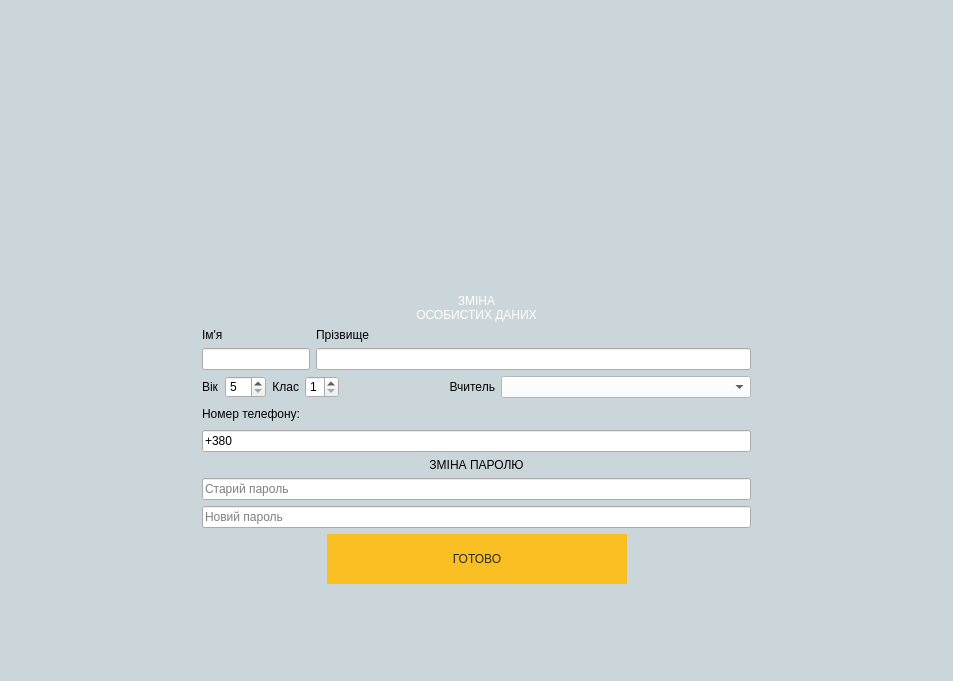
<?xml version="1.0" encoding="UTF-8"?>
<ui version="4.0">
 <class>changeInfo</class>
 <widget class="QDialog" name="changeInfo">
  <property name="enabled">
   <bool>true</bool>
  </property>
  <property name="geometry">
   <rect>
    <x>0</x>
    <y>0</y>
    <width>953</width>
    <height>681</height>
   </rect>
  </property>
  <property name="windowTitle">
   <string>Dialog</string>
  </property>
  <property name="styleSheet">
   <string notr="true">#changeInfo{background-color: #cbd6da;}</string>
  </property>
  <layout class="QGridLayout" name="gridLayout_2">
   <item row="1" column="0">
    <layout class="QGridLayout" name="gridLayout">
     <item row="1" column="1">
      <layout class="QFormLayout" name="formLayout">
       <property name="sizeConstraint">
        <enum>QLayout::SetFixedSize</enum>
       </property>
       <item row="0" column="0">
        <widget class="QLabel" name="nameLabel">
         <property name="styleSheet">
          <string notr="true">font: 15pt &quot;Yu Gothic UI Light&quot;;</string>
         </property>
         <property name="text">
          <string>Ім'я</string>
         </property>
        </widget>
       </item>
       <item row="0" column="1">
        <widget class="QLabel" name="name2Label">
         <property name="maximumSize">
          <size>
           <width>16777215</width>
           <height>16777215</height>
          </size>
         </property>
         <property name="styleSheet">
          <string notr="true">font: 15pt &quot;Yu Gothic UI Light&quot;;</string>
         </property>
         <property name="text">
          <string>Прізвище</string>
         </property>
        </widget>
       </item>
       <item row="2" column="0">
        <widget class="QLineEdit" name="nameEdit">
         <property name="minimumSize">
          <size>
           <width>0</width>
           <height>0</height>
          </size>
         </property>
         <property name="styleSheet">
          <string notr="true">font: 15pt &quot;Yu Gothic UI Light&quot;;</string>
         </property>
        </widget>
       </item>
       <item row="2" column="1">
        <widget class="QLineEdit" name="name2Edit">
         <property name="minimumSize">
          <size>
           <width>0</width>
           <height>0</height>
          </size>
         </property>
         <property name="styleSheet">
          <string notr="true">font: 15pt &quot;Yu Gothic UI Light&quot;;</string>
         </property>
        </widget>
       </item>
      </layout>
     </item>
     <item row="2" column="1">
      <layout class="QHBoxLayout" name="horizontalLayout">
       <item>
        <widget class="QLabel" name="AgeLabel">
         <property name="styleSheet">
          <string notr="true">font: 15pt &quot;Yu Gothic UI Light&quot;;</string>
         </property>
         <property name="text">
          <string>Вік</string>
         </property>
        </widget>
       </item>
       <item>
        <widget class="QSpinBox" name="AgeEdit">
         <property name="styleSheet">
          <string notr="true">font: 15pt &quot;Yu Gothic UI Light&quot;;</string>
         </property>
         <property name="minimum">
          <number>5</number>
         </property>
         <property name="maximum">
          <number>12</number>
         </property>
        </widget>
       </item>
       <item>
        <widget class="QLabel" name="gradeLabel">
         <property name="layoutDirection">
          <enum>Qt::LeftToRight</enum>
         </property>
         <property name="styleSheet">
          <string notr="true">font: 15pt &quot;Yu Gothic UI Light&quot;;</string>
         </property>
         <property name="text">
          <string>Клас</string>
         </property>
         <property name="alignment">
          <set>Qt::AlignRight|Qt::AlignTrailing|Qt::AlignVCenter</set>
         </property>
        </widget>
       </item>
       <item>
        <widget class="QSpinBox" name="gradeEdit">
         <property name="styleSheet">
          <string notr="true">font: 15pt &quot;Yu Gothic UI Light&quot;;</string>
         </property>
         <property name="minimum">
          <number>1</number>
         </property>
         <property name="maximum">
          <number>4</number>
         </property>
        </widget>
       </item>
       <item>
        <layout class="QHBoxLayout" name="horizontalLayout_2">
         <item>
          <widget class="QLabel" name="teacherLabel">
           <property name="minimumSize">
            <size>
             <width>150</width>
             <height>0</height>
            </size>
           </property>
           <property name="maximumSize">
            <size>
             <width>16777215</width>
             <height>16777215</height>
            </size>
           </property>
           <property name="styleSheet">
            <string notr="true">font: 15pt &quot;Yu Gothic UI Light&quot;;</string>
           </property>
           <property name="text">
            <string>Вчитель</string>
           </property>
           <property name="alignment">
            <set>Qt::AlignRight|Qt::AlignTrailing|Qt::AlignVCenter</set>
           </property>
          </widget>
         </item>
         <item>
          <widget class="QComboBox" name="teacherBox">
           <property name="minimumSize">
            <size>
             <width>250</width>
             <height>0</height>
            </size>
           </property>
           <property name="styleSheet">
            <string notr="true">#teacherBox{
	font: 15pt &quot;Yu Gothic UI Light&quot;;
	background-color: rgb(255, 255, 255);
}
#teacherBox:hover{
	background-color: rgb(250, 191, 35);
}</string>
           </property>
          </widget>
         </item>
        </layout>
       </item>
      </layout>
     </item>
     <item row="7" column="1">
      <layout class="QVBoxLayout" name="verticalLayout_2">
       <item>
        <widget class="QLineEdit" name="passEdit">
         <property name="enabled">
          <bool>true</bool>
         </property>
         <property name="styleSheet">
          <string notr="true">font: 15pt &quot;Yu Gothic UI Light&quot;;</string>
         </property>
         <property name="inputMask">
          <string/>
         </property>
         <property name="text">
          <string/>
         </property>
         <property name="placeholderText">
          <string>Старий пароль</string>
         </property>
        </widget>
       </item>
       <item>
        <widget class="QLineEdit" name="newPassEdit">
         <property name="styleSheet">
          <string notr="true">font: 15pt &quot;Yu Gothic UI Light&quot;;</string>
         </property>
         <property name="inputMask">
          <string notr="true"/>
         </property>
         <property name="text">
          <string/>
         </property>
         <property name="placeholderText">
          <string>Новий пароль</string>
         </property>
        </widget>
       </item>
      </layout>
     </item>
     <item row="0" column="1">
      <widget class="QLabel" name="infoLabel">
       <property name="styleSheet">
        <string notr="true">font:40pt &quot;Yu Gothic UI Light&quot;;
color: rgb(255, 255, 255);</string>
       </property>
       <property name="text">
        <string>ЗМІНА 
ОСОБИСТИХ ДАНИХ</string>
       </property>
       <property name="alignment">
        <set>Qt::AlignCenter</set>
       </property>
      </widget>
     </item>
     <item row="6" column="1">
      <widget class="QLabel" name="passLabel">
       <property name="styleSheet">
        <string notr="true">font: 15pt &quot;Yu Gothic UI Light&quot;;
</string>
       </property>
       <property name="text">
        <string>ЗМІНА ПАРОЛЮ</string>
       </property>
       <property name="alignment">
        <set>Qt::AlignCenter</set>
       </property>
      </widget>
     </item>
     <item row="3" column="0">
      <spacer name="horizontalSpacer_3">
       <property name="orientation">
        <enum>Qt::Horizontal</enum>
       </property>
       <property name="sizeHint" stdset="0">
        <size>
         <width>40</width>
         <height>20</height>
        </size>
       </property>
      </spacer>
     </item>
     <item row="4" column="2">
      <spacer name="horizontalSpacer_4">
       <property name="orientation">
        <enum>Qt::Horizontal</enum>
       </property>
       <property name="sizeHint" stdset="0">
        <size>
         <width>40</width>
         <height>20</height>
        </size>
       </property>
      </spacer>
     </item>
     <item row="3" column="1">
      <widget class="QLabel" name="numberLabel">
       <property name="styleSheet">
        <string notr="true">font: 15pt &quot;Yu Gothic UI Light&quot;;</string>
       </property>
       <property name="text">
        <string>Номер телефону:</string>
       </property>
      </widget>
     </item>
     <item row="4" column="1">
      <widget class="QLineEdit" name="numberEdit">
       <property name="styleSheet">
        <string notr="true">font: 15pt &quot;Yu Gothic UI Light&quot;;</string>
       </property>
       <property name="text">
        <string>+380</string>
       </property>
      </widget>
     </item>
    </layout>
   </item>
   <item row="2" column="0">
    <layout class="QHBoxLayout" name="horizontalLayout_3">
     <item>
      <spacer name="horizontalSpacer_6">
       <property name="orientation">
        <enum>Qt::Horizontal</enum>
       </property>
       <property name="sizeHint" stdset="0">
        <size>
         <width>40</width>
         <height>20</height>
        </size>
       </property>
      </spacer>
     </item>
     <item>
      <widget class="QPushButton" name="readyButton">
       <property name="minimumSize">
        <size>
         <width>300</width>
         <height>50</height>
        </size>
       </property>
       <property name="styleSheet">
        <string notr="true">#readyButton {
background-color:rgb(250, 191, 35);
color: rgb(45, 44, 44);
font: 20pt &quot;Yu Gothic UI Semilight&quot;;
border: 0px;}

#readyButton:hover{
background-color: rgb(45, 44, 44);
color: white;
font:20pt &quot;Yu Gothic UI Semilight&quot;;}</string>
       </property>
       <property name="text">
        <string>ГОТОВО</string>
       </property>
      </widget>
     </item>
     <item>
      <spacer name="horizontalSpacer_2">
       <property name="orientation">
        <enum>Qt::Horizontal</enum>
       </property>
       <property name="sizeHint" stdset="0">
        <size>
         <width>40</width>
         <height>20</height>
        </size>
       </property>
      </spacer>
     </item>
    </layout>
   </item>
   <item row="0" column="0">
    <spacer name="verticalSpacer">
     <property name="orientation">
      <enum>Qt::Vertical</enum>
     </property>
     <property name="sizeHint" stdset="0">
      <size>
       <width>20</width>
       <height>40</height>
      </size>
     </property>
    </spacer>
   </item>
   <item row="4" column="0">
    <layout class="QHBoxLayout" name="horizontalLayout_4">
     <item>
      <spacer name="horizontalSpacer_5">
       <property name="orientation">
        <enum>Qt::Horizontal</enum>
       </property>
       <property name="sizeHint" stdset="0">
        <size>
         <width>40</width>
         <height>20</height>
        </size>
       </property>
      </spacer>
     </item>
     <item>
      <widget class="QLabel" name="logo">
       <property name="minimumSize">
        <size>
         <width>150</width>
         <height>80</height>
        </size>
       </property>
       <property name="styleSheet">
        <string notr="true">image: url(:/res/img/title.png);
</string>
       </property>
       <property name="text">
        <string/>
       </property>
      </widget>
     </item>
    </layout>
   </item>
  </layout>
 </widget>
 <resources/>
 <connections/>
</ui>
